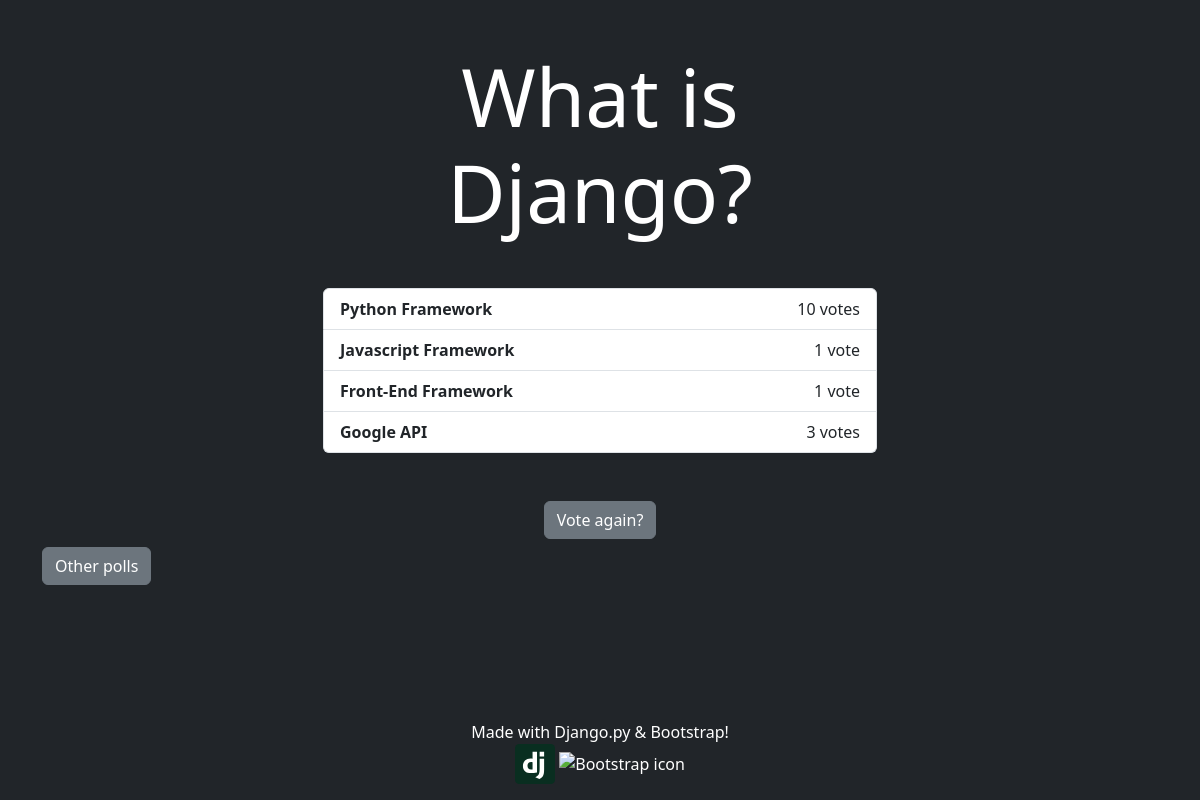
Page /polls/1/results/ on the committed database.
### polls/models.py (models this page shows, shortened)
class Question(models.Model):
    question_text = models.CharField(max_length=200)
    pub_date = models.DateTimeField('date published')

class Choice(models.Model):
    question = models.ForeignKey(Question, on_delete=models.CASCADE)
    choice_text = models.CharField(max_length=200)
    votes = models.IntegerField(default=0)

### polls/views.py (the view)
# urls.py: path('<int:pk>/results/', views.ResultsView.as_view(), name='results'),
class ResultsView(generic.DetailView):
    model = Question
    template_name = 'polls/results.html'

### polls/templates/polls/results.html (shortened to what this page needs)
<!doctype html>
<html lang="en">
  <head>
    <link href="https://cdn.jsdelivr.net/npm/bootstrap@5.3.0-alpha1/dist/css/bootstrap.min.css" rel="stylesheet">
    {% load static %}
    <link rel="stylesheet" href="{% static 'polls/styles/style.css' %}">
  </head>
  <body class="bg-dark">
    <div class="container text-white">
        <main>
            <div class="row justify-content-center align-items-center g-2">
                <div class="col-6 text-center">
                    <h1 class="display-1 m-5">{{ question.question_text }}</h1>
                    <ul class="list-group">
                    {% for choice in question.choice_set.all %}
                        <li class="list-group-item d-flex justify-content-between">
                            <div><b>{{ choice.choice_text }}</b></div><div>{{ choice.votes }} vote{{ choice.votes|pluralize }}</div>
                        </li>
                    {% endfor %}
                    </ul>
                    <a class="btn btn-secondary mt-5" href="{% url 'polls:detail' question.id %}">Vote again?</a>
                </div>
                <div class="col-12">
                    <a class="btn btn-secondary" href="{% url 'polls:index' %}">Other polls</a>
                </div>
            </div>
        </main>
        <footer class="fixed-bottom">
            <div class="row justify-content-center align-items-center g-2">
                <div class="col-12 text-center">
                    <p class="m-0">Made with Django.py & Bootstrap!</p>
                    <div class="mb-3">
                        <img src="{% static 'polls/images/django-icon-svgrepo-com.svg' %}" alt="Django icon">
                        <img src="{% static 'polls/images/Bootstrap_logo.svg' %}" alt="Bootstrap icon">
                    </div>
                </div>
            </div>
        </footer>
    </div>
  </body>
</html>

### polls/static/polls/styles/style.css (style rules this page uses)
footer img { width: 40px; height: auto; }

### rows in the picture
Question: question_text "What is Django?"
Choice: choice_text "Python Framework", votes "10"
Choice: choice_text "Javascript Framework", votes "1"
Choice: choice_text "Front-End Framework", votes "1"
Choice: choice_text "Google API", votes "3"
